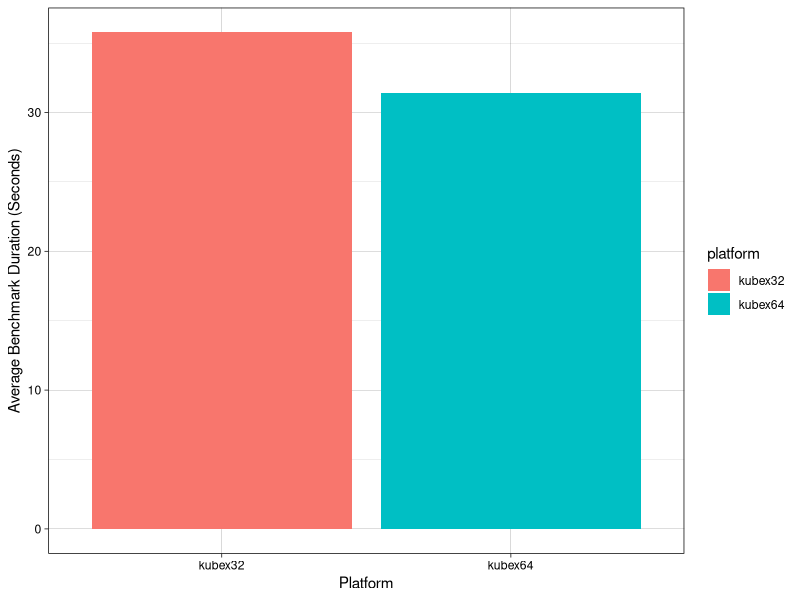
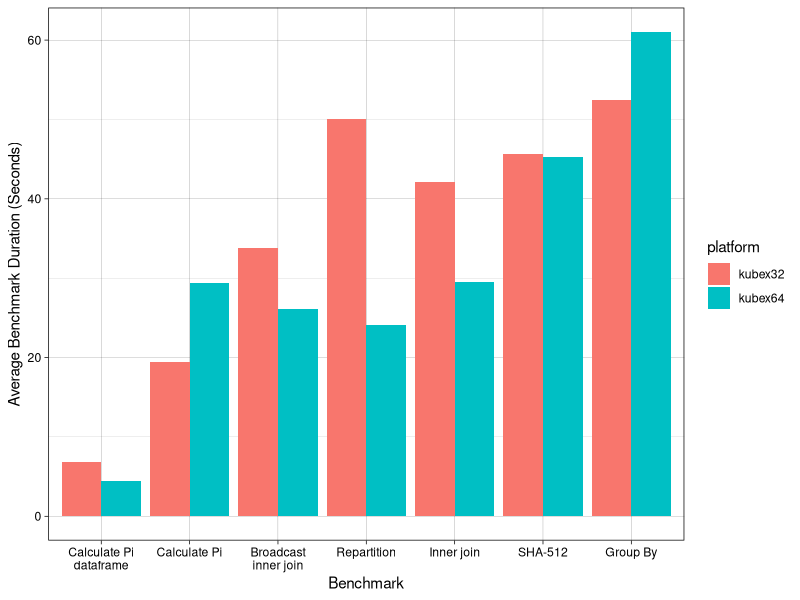

The R script that drew these images, in order:
## ---- chunk 1
knitr::opts_chunk$set(echo = TRUE)
## ---- chunk 2
# import data
library(readr)
dd <- read_delim("data.csv", ";", escape_double = FALSE, col_types = cols(workers = col_number()), trim_ws = TRUE)
library(data.table)
dd <- as.data.table(dd)
dd$platform <- as.factor(dd$platform)
dd$workers <- as.factor(dd$workers)
dd$benchmark <- as.factor(dd$benchmark)
dd$seconds <- as.numeric(dd$seconds)
dd$benchmark = with(dd, reorder(benchmark, seconds, median))

library(ggplot2)
library(scales)

# set theme
theme_set(theme_linedraw())

# plot 1
dd1 <- dd[, list(seconds=mean(seconds)), by=list(workers, platform)]
ggplot(dd1, aes(x=platform, y=seconds, fill=platform)) + geom_bar(stat="identity") + xlab("Platform") + ylab("Average Benchmark Duration (Seconds)")
# plot 2
dd2 <- dd[, list(seconds=mean(seconds)), by=list(benchmark, workers, platform)]
ggplot(dd2, aes(x=benchmark, y=seconds, fill=platform)) + geom_bar(stat="identity", position=position_dodge()) + xlab("Benchmark") + ylab("Average Benchmark Duration (Seconds)") + scale_x_discrete(labels = wrap_format(15))
